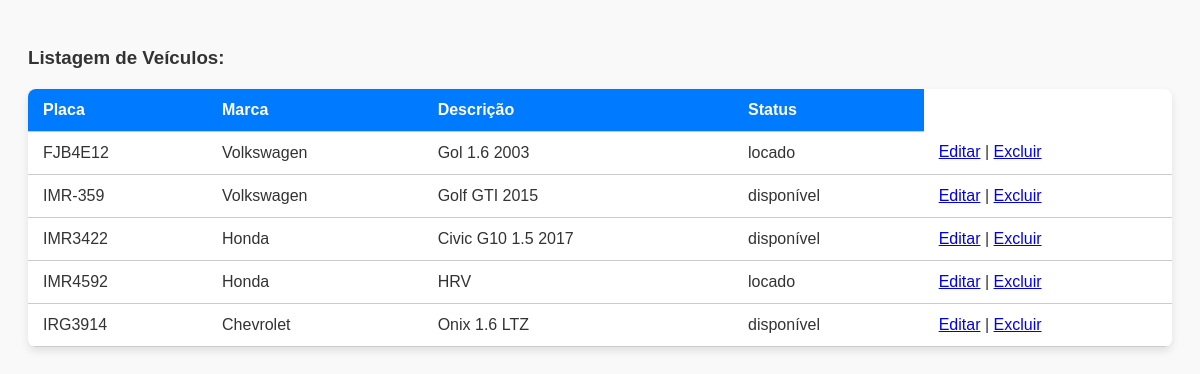
The page /listarVeiculo.php on the database its author committed.
### tables this page shows
CREATE TABLE `tbveiculo` (
  `veiculo_placa` varchar(7) NOT NULL,
  `veiculo_marca` int(11) DEFAULT NULL,
  `veiculo_descricao` varchar(100) NOT NULL,
  `veiculo_status` enum('disponível','locado') DEFAULT 'disponível'
);

CREATE TABLE `tbmarca` (
  `marca_codigo` int(11) NOT NULL,
  `marca_nome` varchar(50) DEFAULT NULL
);

### classVeiculo.php (the view, shortened to what this page needs)
<?php
class Veiculo
{
    private $conexao;
    public function __construct ($placa, $marca, $descricao, $conexao)
    {
        $this->conexao = $conexao;
        }
    public function listarVeiculo(){
        $sql = "SELECT v.veiculo_placa AS placa, m.marca_nome AS marca, v.veiculo_descricao AS descricao, v.veiculo_status AS locacao
        FROM tbveiculo v INNER JOIN tbmarca m ON v.veiculo_marca = m.marca_codigo";
        $resultado = $this->conexao->query($sql);
        if ($resultado->num_rows > 0) {
            echo "<h3> Listagem de Veículos:</h3><table>";
            echo "<th>Placa</th> <th>Marca</th> <th>Descrição</th> <th>Status</th>";
            foreach ($resultado as $row) {
                $placa = $row['placa'];
                $marca = $row['marca'];
                $descricao = $row['descricao'];
                $status = $row['locacao'];
                echo "<tr> <td> $placa </td> <td> $marca </td> <td> $descricao </td> <td> $status </td> <td>
                        <a href='form_editarVeiculo.php?placa=$placa' target='_parent'>Editar</a> |
                        <a href='excluirVeiculo.php?placa=$placa' onclick=\"return confirm('Deseja excluir este veículo?')\" target='_parent'>Excluir</a>
                    </td> </tr>";
            }
            echo "</table>";
        } else {
        echo "Nenhum veículo encontrado!";
    }
    }
}

### listar.css (style rules this page uses)
body { font-family: Arial, sans-serif; padding: 20px; background-color: #f9f9f9; color: #333; }
table { width: 100%; border-collapse: collapse; margin-top: 20px; box-shadow: 0 4px 8px rgba(0,0,0,0.1); background-color: white; border-radius: 8px; overflow: hidden; }
th, td { padding: 12px 15px; text-align: left; border-bottom: 1px solid #ccc; }
th { background-color: #007BFF; color: white; }

### rows shown on the page
tbveiculo: veiculo_placa "FJB4E12", veiculo_marca.marca_nome "Volkswagen", veiculo_descricao "Gol 1.6 2003", veiculo_status "locado"
tbveiculo: veiculo_placa "IMR-359", veiculo_marca.marca_nome "Volkswagen", veiculo_descricao "Golf GTI 2015", veiculo_status "disponível"
tbveiculo: veiculo_placa "IMR3422", veiculo_marca.marca_nome "Honda", veiculo_descricao "Civic G10 1.5 2017", veiculo_status "disponível"
tbveiculo: veiculo_placa "IMR4592", veiculo_marca.marca_nome "Honda", veiculo_descricao "HRV", veiculo_status "locado"
tbveiculo: veiculo_placa "IRG3914", veiculo_marca.marca_nome "Chevrolet", veiculo_descricao "Onix 1.6 LTZ", veiculo_status "disponível"
